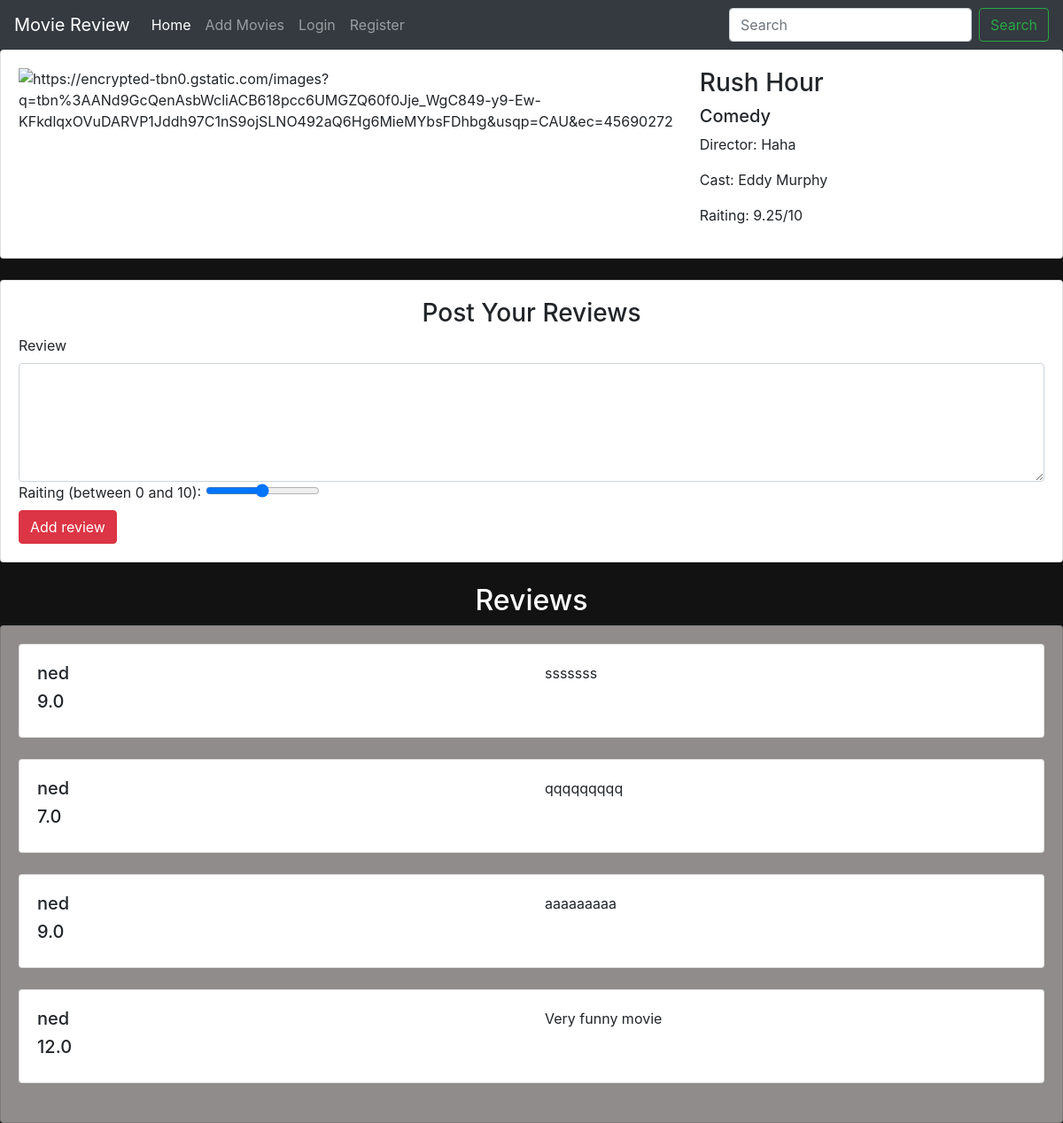
Page /ditail/9/ on the committed database.
### main/models.py (models this page shows, shortened)
class Movie(models.Model):
    name = models.CharField(max_length = 300)
    director = models.CharField(max_length = 300)
    cast = models.CharField(max_length = 800)
    description = models.TextField(max_length = 5000)
    relised_date = models.DateField()
    averidgerating = models.FloatField(default=0)
    image = models.URLField(default=None,null=True)

class Review(models.Model):
    user = models.ForeignKey(User, on_delete = models.CASCADE)
    movie = models.ForeignKey(Movie, on_delete = models.CASCADE)
    comment = models.TextField(max_length= 1000)
    raiting = models.FloatField(default=0)

### main/views.py (the view)
# urls.py: path("ditail/<int:id>/",views.ditail, name="ditail"),
def ditail(request,id):
    movie = Movie.objects.get(id=id)# Select everything(*) from the database with this id=id
    review = Review.objects.filter(movie=id).order_by("-comment")
    score = review.aggregate(Avg("raiting"))['raiting__avg']
    if score == None:
        score = 0
    context = { 'movie': movie,'reviews':review, 'averidge':score }
    return render(request, 'main/ditail.html',context)

### main/templates/main/ditail.html (shortened to what this page needs)
{% extends 'main/base.html' %}
{% block content %}
<div class="conteiner">
	<div class="card">
		<div class="card-body">
			<div class="row">
				<div class="col md-4">
				<img class="img fluid" src="{{movie.image}}" alt="{{movie.image}}">
				</div>
				<div class="col md-8">
				<h3 >{{ movie.name }}</h3>
				<h5 >{{ movie.description }}</h5>
				<p>Director: {{ movie.director }}</p>
				<p>Cast: {{ movie.cast }}</p>
				<p>Raiting: {{ averidge }}/10</p>
				</div>
			</div>
		</div>
	</div>
	<br>
	<div class="card">
		<div class="card-body">
		<h3 class="text-center">Post Your Reviews</h3>
		<form action="{% url 'main:add_review' movie.id %}" method="POST">
		<label for="comment">Review</label>
		<textarea name="comment" cols="8" rows="5" id="command" class="form-control"  ></textarea>
		<label for="raiting">Raiting (between 0 and 10):</label>
		<input type="range" id="raiting" step="0.5" name="raiting" min="0" max="10.0">
		<br>
		<input type="submit" class="btn btn-danger" value="Add review">
		</form>
		</div>
	</div>
	<br>
	<h2 class="text-center" style="color:white;">Reviews</h2>
	<div class="card" style="background-color:#908c8c">
		<div class="card-body">
		{% for review in reviews %}
			<div class="card" >
				<div class="card-body">
				<div class="row">
					<div class="col md-3">
						<h5 class="text-left">{{ review.user.username }}<h5>
						<h5>{{ review.raiting }}</h5>
					</div>
					<div class="col md-9">
						<p>{{ review.comment }}</p>
					</div>
				</div>
				</div>
			</div>
				<br>
		{% endfor %}
		</div>
	</div>
</div>
{% endblock %}

### main/static/css/main.css (style rules this page uses)
body { background-color:#121213; }

### rows in the picture
Movie: name "Rush Hour", description "Comedy", director "Haha", cast "Eddy Murphy"
Review: user.username "ned", raiting "9.0", comment "sssssss"
Review: user.username "ned", raiting "7.0", comment "qqqqqqqqq"
Review: user.username "ned", raiting "9.0", comment "aaaaaaaaa"
Review: user.username "ned", raiting "12.0", comment "Very funny movie"

### other values in the picture
{{ averidge }} "9.25"
